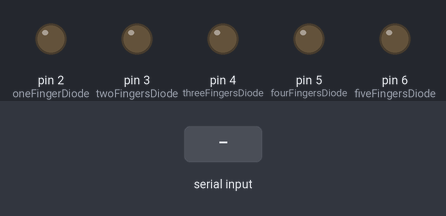
Bench run of a sketch on a simulated Arduino Uno, built with avr-gcc and run on an emulated ATmega328P. Parts: output pins drawn as LEDs (lit = HIGH). The inputs (shaded band) are chosen by the test bench. What the sketch prints to the serial monitor is not drawn.

Above: at 1.2 s.
1.3 s: "1" received over Serial
At 2.0 s:
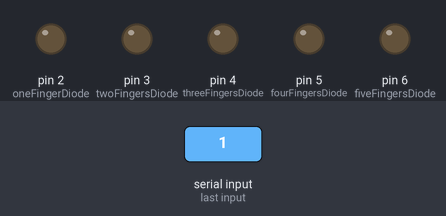
2.8 s: "2" received over Serial
At 4.0 s:
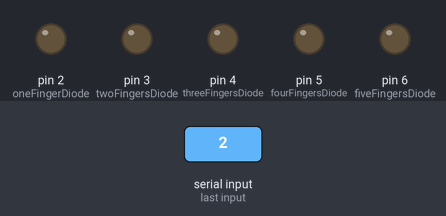
4.3 s: "3" received over Serial
At 5.4 s:
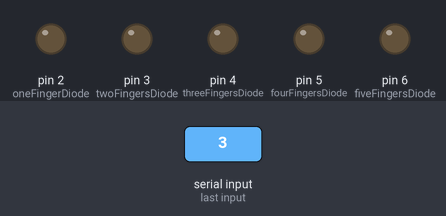
5.8 s: "4" received over Serial
At 6.6 s:
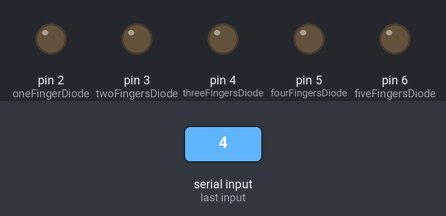
7.3 s: "5" received over Serial
At 7.7 s:
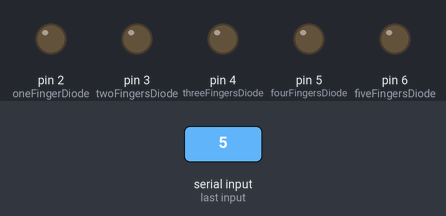
Timing chart, 0 to 9.8 s (numbered marks = the images above; inputs shaded):
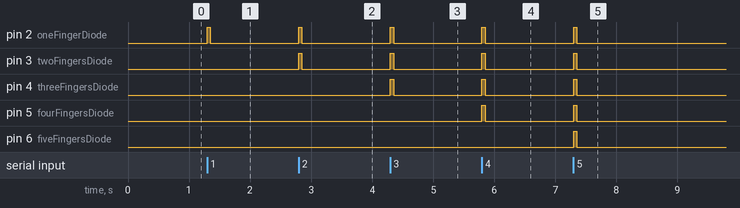

The sketch:

Arduino_gesture.ino
```cpp
#define oneFingerDiode 2
#define twoFingersDiode 3
#define threeFingersDiode 4
#define fourFingersDiode 5
#define fiveFingersDiode 6
char data = '0';

void setup() {
  Serial.begin(9600);
  pinMode(oneFingerDiode, OUTPUT);
  pinMode(twoFingersDiode, OUTPUT);
  pinMode(threeFingersDiode, OUTPUT);
  pinMode(fourFingersDiode, OUTPUT);
  pinMode(fiveFingersDiode, OUTPUT);
  disableDiodes();
}

void disableDiodes(){
  digitalWrite(oneFingerDiode, LOW);
  digitalWrite(twoFingersDiode, LOW);
  digitalWrite(threeFingersDiode, LOW);
  digitalWrite(fourFingersDiode, LOW);
  digitalWrite(fiveFingersDiode, LOW);
  delay(50);
}

void oneDiode(){
  digitalWrite(oneFingerDiode, HIGH);
  digitalWrite(twoFingersDiode, LOW);
  digitalWrite(threeFingersDiode, LOW);
  digitalWrite(fourFingersDiode, LOW);
  digitalWrite(fiveFingersDiode, LOW);
  delay(50);
}

void twoDiodes(){
  digitalWrite(oneFingerDiode, HIGH);
  digitalWrite(twoFingersDiode, HIGH);
  digitalWrite(threeFingersDiode, LOW);
  digitalWrite(fourFingersDiode, LOW);
  digitalWrite(fiveFingersDiode, LOW);
  delay(50);
}

void threeDiodes(){
  digitalWrite(oneFingerDiode, HIGH);
  digitalWrite(twoFingersDiode, HIGH);
  digitalWrite(threeFingersDiode, HIGH);
  digitalWrite(fourFingersDiode, LOW);
  digitalWrite(fiveFingersDiode, LOW);
  delay(50);
}

void fourDiodes(){
  digitalWrite(oneFingerDiode, HIGH);
  digitalWrite(twoFingersDiode, HIGH);
  digitalWrite(threeFingersDiode, HIGH);
  digitalWrite(fourFingersDiode, HIGH);
  digitalWrite(fiveFingersDiode, LOW);
  delay(50);
}

void fiveDiodes(){
  digitalWrite(oneFingerDiode, HIGH);
  digitalWrite(twoFingersDiode, HIGH);
  digitalWrite(threeFingersDiode, HIGH);
  digitalWrite(fourFingersDiode, HIGH);
  digitalWrite(fiveFingersDiode, HIGH);
  delay(50);
}

void loop() {

  while(!Serial.available());
  data = Serial.read();

  Serial.print(data);

  if(data == '1'){
    oneDiode();
  }
  else if(data == '2'){
    twoDiodes();
  }
  else if(data == '3'){
    threeDiodes();
  }
  else if(data == '4'){
    fourDiodes();
  }
  else if(data == '5'){
    fiveDiodes();
  }

  disableDiodes();
}
```

Measured:
- after the input at 1.3 s, pin 2 (oneFingerDiode): LOW → HIGH at once, → LOW 0.05 s later
- after the input at 2.8 s, pin 2 (oneFingerDiode), pin 3 (twoFingersDiode): LOW → HIGH at once, → LOW 0.05 s later
- after the input at 4.3 s, pin 2 (oneFingerDiode), pin 3 (twoFingersDiode), pin 4 (threeFingersDiode): LOW → HIGH at once, → LOW 0.05 s later
- after the input at 5.8 s, pin 2 (oneFingerDiode), pin 3 (twoFingersDiode), pin 4 (threeFingersDiode), pin 5 (fourFingersDiode): LOW → HIGH at once, → LOW 0.05 s later
- after the input at 7.3 s, pin 2 (oneFingerDiode), pin 3 (twoFingersDiode), pin 4 (threeFingersDiode), pin 5 (fourFingersDiode), pin 6 (fiveFingersDiode): LOW → HIGH at once, → LOW 0.05 s later
